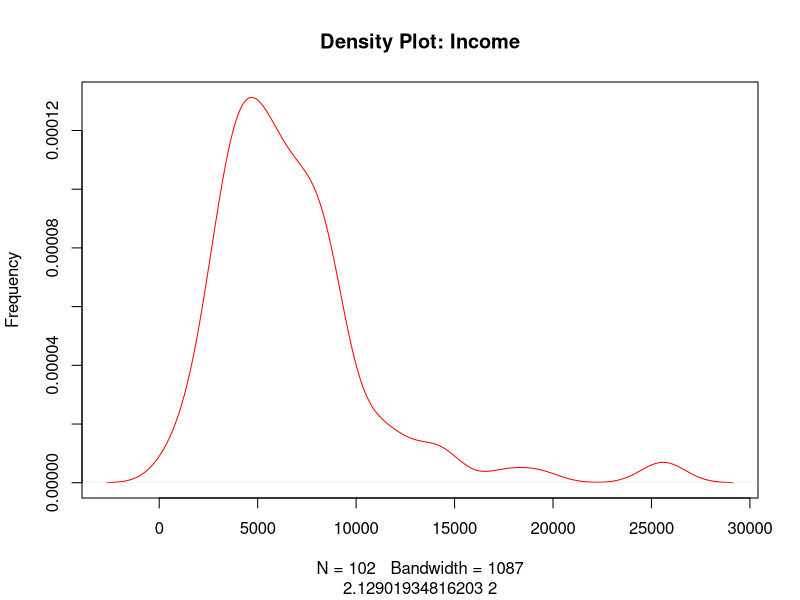
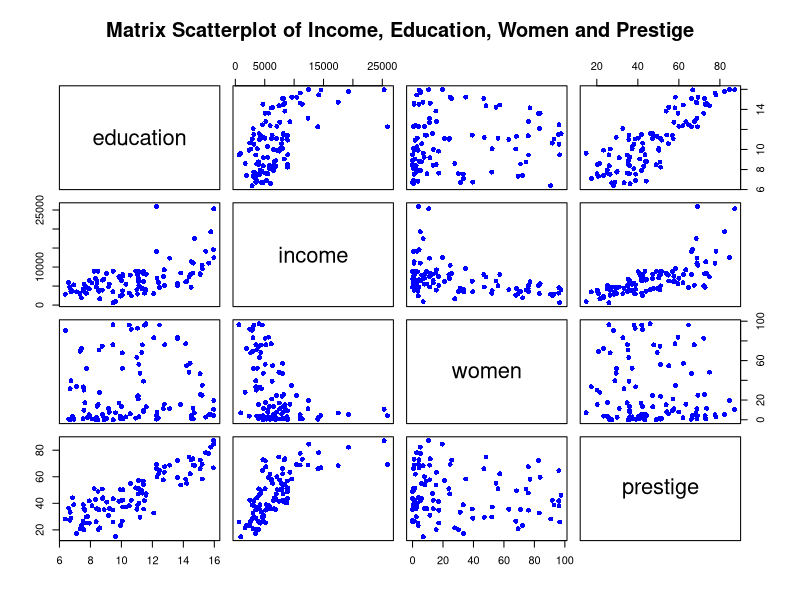
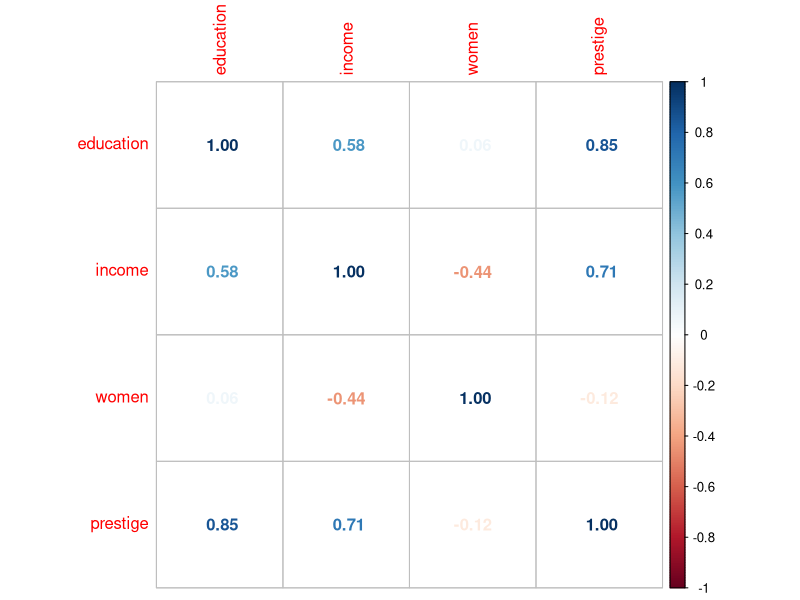
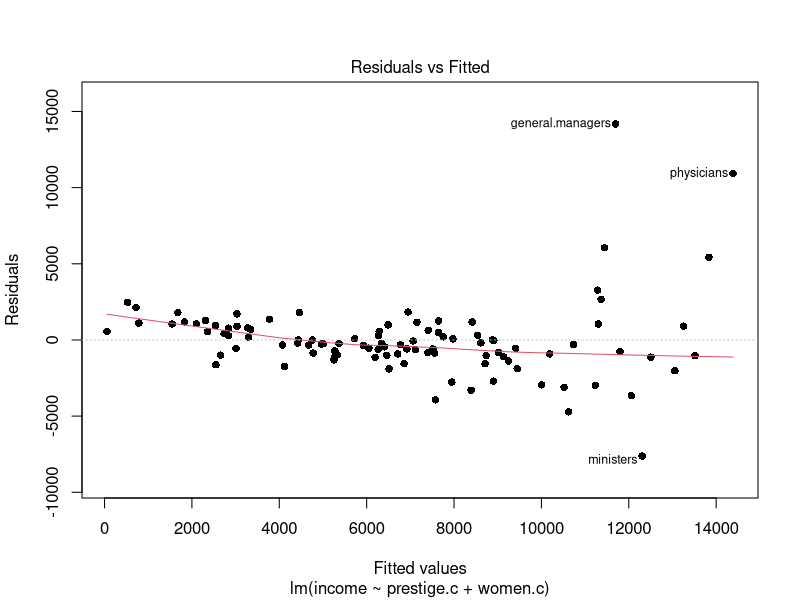

Generate these figures, in order, with R:
# Remove all variables
rm(list = ls())

#close graphic windows
graphics.off()

# clear screen
cat("\014")

# install packeges
# install.packages('corrplot')
# install.packages('car')

library(corrplot)
library(car)

head(cars)
head(Prestige)

head(Prestige, 20)

str(Prestige)

summary(Prestige)

# Subset data to capture just income, education, women and prestige 

newdata <- Prestige[,c(1:4)]
summary(newdata)

# plot density of income
plot(density(newdata$income), main = "Density Plot: Income", ylab = "Frequency", sub = paste(e1071::skewness(newdata$income),2), col="red")

plot(newdata, pch=16, col="blue", main="Matrix Scatterplot of Income, Education, Women and Prestige")

# Preprocess data, anter predictors

education.c <-scale(newdata$education, center = TRUE, scale = FALSE)
prestige.c <-scale(newdata$prestige, center = TRUE, scale = FALSE)
women.c <-scale(newdata$women, center = TRUE, scale = FALSE)

# bind these new variable into new data and apply a summary
new.c.vars <- cbind(education.c, prestige.c, women.c)
newdata <- cbind(newdata, new.c.vars)

names(newdata)[5:7] = c("education.c", "prestige.c", "women.c")
summary(newdata)

# Fit a linear model and run a summary of its result
mod1 <- lm(income ~education.c + prestige.c + women.c, data = newdata)
summary(mod1)

# plot a correlation graph
newdatacor = cor(newdata[1:4])
corrplot(newdatacor, method = "number")

# clear console
cat("\014")

# fit a linear model, excluding the variable education
mod2 <- lm(income ~ prestige.c +women.c, data = newdata)
summary(mod2)

# plot model residuals 
plot(mod2, pch=16, which = 1)

# mod 3
mod3 = lm (log(income)~ prestige.c + I(prestige.c^2) + women.c + I(women.c^2), data = newdata)

